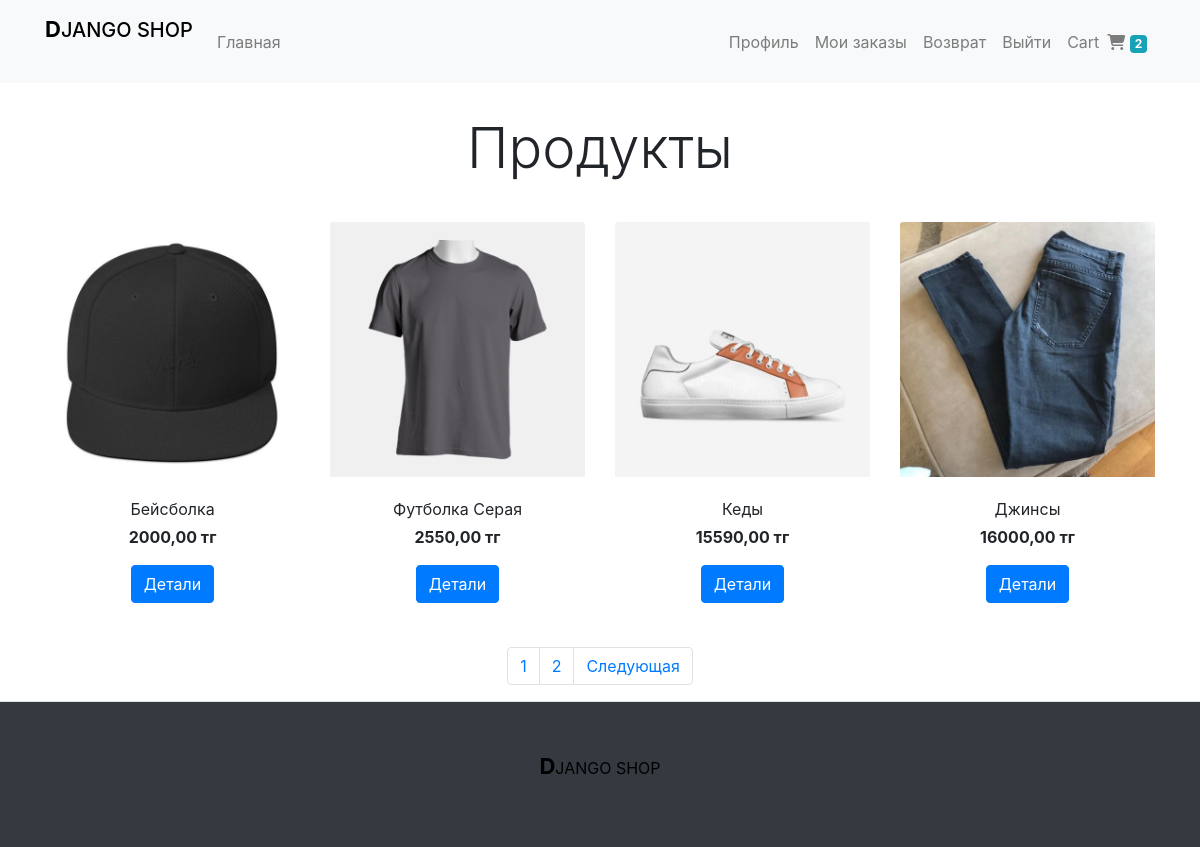
Screenshot of / (signed in) with the database file from the repository.
### carts/models.py (models this page shows, shortened)
class Order(models.Model):
    order_id = models.CharField(max_length=20)
    user = models.ForeignKey(settings.AUTH_USER_MODEL, on_delete=models.CASCADE)
    items = models.ManyToManyField(OrderItem)
    ordered = models.BooleanField(default=False)
    created_date = models.DateTimeField(auto_now_add=True)
    shipping_address = models.ForeignKey(ShippingAddress, on_delete=models.SET_NULL, null=True, blank=True)
    payment = models.ForeignKey(Payment, on_delete=models.SET_NULL, null=True, blank=True)
    promo_code_applied = models.BooleanField(default=False)
    promo_code_discount = models.FloatField(default=0)
    refund_requested = models.BooleanField(default=False)
    refund_granted = models.BooleanField(default=False)
    def get_total_quantity(self):
        return sum(item.quantity for item in self.items.all())

class OrderItem(models.Model):
    user = models.ForeignKey(settings.AUTH_USER_MODEL, on_delete=models.CASCADE)
    item = models.ForeignKey(Product, on_delete=models.CASCADE)
    quantity = models.IntegerField(default=1)
    created_date = models.DateTimeField(auto_now_add=True)

### products/models.py (models this page shows, shortened)
class Product(models.Model):
    IMG_DIMENSION = 540
    name = models.CharField(max_length=50)
    description = models.TextField()
    price = models.FloatField()
    category = models.ForeignKey(Category, on_delete=models.CASCADE)
    thumbnail = models.ImageField(upload_to='products/')
    class Meta:
        ordering = ['pk']

### products/views.py (the view)
# urls.py: path('', HomePage.as_view(), name='home-page'),
class HomePage(ListView):
    model = Product
    template_name = 'products/home.html'
    context_object_name = 'products'
    paginate_by = 4

### carts/templatetags/cart_icon.py (called while the page is built)
@register.filter
def total_cart_items(user):
    if user.is_authenticated:
        order = Order.objects.filter(user=user, ordered=False).first()
        return order.get_total_quantity() if order else 0
    return 0

### products/templates/products/home.html (shortened to what this page needs)
{% extends "products/base.html" %}
{% block content %}
    <main role="main" class="container">
        <div class="my-3 py-3 text-center">
            <h2 class="display-4">Продукты</h2>
        </div>
        <section class="row">
            {% for product in products %}
            <div class="col-md-3">
                <div class="card text-center border-0 mb-4">
                    <div>
                        <a href="{% url 'products:product-detail' pk=product.pk %}">
                            <img src="{{ product.thumbnail.url }}" class="card-img-top" alt="{{ product.name }}">
                        </a>
                    </div>
                    <div class="card-body">
                        <p class="card-text mb-1">{{ product.name }}</p>
                        <p class="card-text font-weight-bold">{{ product.price|floatformat:2 }} тг</p>
                        <a href="{% url 'products:product-detail' pk=product.pk %}" class="btn btn-primary">Детали</a>
                    </div>
                </div>
            </div>
            {% endfor %}
        </section>
        <nav aria-label="Product navigation">
            <ul class="pagination justify-content-center">
                {% for page_num in page_obj.paginator.page_range %}
                    <li class="page-item"><a class="page-link" href="?page={{ page_num }}">{{ page_num }}</a></li>
                {% endfor %}
                {% if page_obj.has_next   %}
                    <li class="page-item">
                        <a class="page-link" href="?page={{ page_obj.next_page_number }}">Следующая</a>
                    </li>
                {% endif %}
            </ul>
        </nav>
    </main>
{% endblock %}

### products/templates/products/base.html (shortened to what this page needs)
{% load static %}
<!DOCTYPE html>
<html lang="en">
<head>
    <link rel="stylesheet" href="https://stackpath.bootstrapcdn.com/bootstrap/4.3.1/css/bootstrap.min.css">
</head>
<body>
    {% include 'products/navbar.html' %}
    {% block content %}{% endblock %}
    <footer class="p-5 bg-dark text-white text-center border-top">
        <p style="color: black; "><b style="font-size: 22px;">D</b>JANGO SHOP</p>
    </footer>
</body>
</html>

### products/templates/products/navbar.html (shortened to what this page needs)
{% load cart_icon %}
<nav class="navbar sticky-top navbar-expand-md navbar-light bg-light">
    <div class="container">
        <a class="navbar-brand h1 text-primary" href="{% url 'products:home-page' %}"><p style="color: black; "><b style="font-size: 22px;">D</b>JANGO SHOP</p></a>
        <div class="collapse navbar-collapse" id="navbarToggler">
            <ul class="navbar-nav mr-auto">
                <li class="nav-item">
                    <a class="nav-link" href="{% url 'products:home-page' %}">Главная</a>
                </li>
            </ul>
            <ul class="navbar-nav">
                {% if user.is_authenticated %}
                    <li class="nav-item">
                        <a class="nav-link" href="{% url 'profile' %}">Профиль</a>
                    </li>
                    <li class="nav-item">
                        <a class="nav-link" href="{% url 'show-orders' %}">Мои заказы</a>
                    </li>
                    <li class="nav-item">
                        <a class="nav-link" href="{% url 'refund' %}">Возврат</a>
                    </li>
                    <li class="nav-item">
                        <a class="nav-link" href="{% url 'account_logout' %}">Выйти</a>
                    </li>
                {% endif %}
                <li class="nav-item">
                    <a class="nav-link" href="{% url 'carts:show-cart' %}">Cart<i class="fas fa-shopping-cart ml-2"></i>
                        <span id="cart-total-items" class="badge badge-info">{{ user| total_cart_items }}</span>
                    </a>
                </li>
            </ul>
        </div>
    </div>
</nav>

### rows the page displays
Product: thumbnail (picture), name "Бейсболка", price "2000,00"
Product: thumbnail (picture), name "Футболка Серая", price "2550,00"
Product: thumbnail (picture), name "Кеды", price "15590,00"
Product: thumbnail (picture), name "Джинсы", price "16000,00"

### other values shown
{{ user| total_cart_items }} "2"
{{ page_num }} "1" "2"
